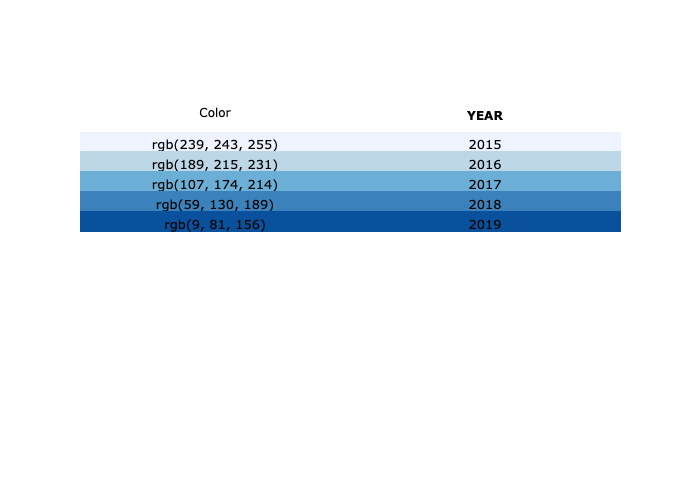

The Python source for this figure:
# *_*coding:utf-8 *_*
import plotly.graph_objects as go
import pathlib
import pandas as pd

colors = [
    'rgb(239, 243, 255)',  # rgb值越接近255，越接近白色
    'rgb(189, 215, 231)',
    'rgb(107, 174, 214)',
    'rgb(59, 130, 189)',
    'rgb(9, 81, 156)'
]

data = {'Year': [2015, 2016, 2017, 2018, 2019], 'Color': colors}

df = pd.DataFrame(data)

print(df)

fig = go.Figure(data=[
    go.Table(
        # 表头
        header=dict(
            values=["Color", "<b>YEAR</b>"],  # 表头名称
            line_color='white',
            fill_color='white',
            align='center',
            font=dict(color='black', size=12)),

        # 单元格
        cells=dict(
            values=[df.Color, df.Year],  # 两个列属性
            line_color=[df.Color],
            fill_color=[df.Color],
            align='center',
            font=dict(color='black', size=13)))
])

fig.write_image(pathlib.Path(__file__).stem + '.png')
